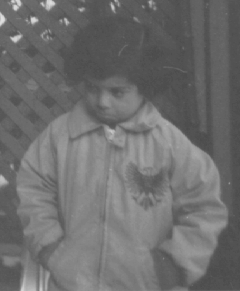
%> input picture Q1/pout.tif, 240 x 291 px
$ octave fourierTransform.m   (GNU Octave 9; MATLAB toolbox functions it lacks are replaced by stand-ins)
%> lines starting %> are read from the running program, lines starting %| are printed output that depends on the picture

% reading the image
img = imread('pout.tif');
%> img is the input picture: size 291x240 uint8; min 74, max 224, mean 110.3

%Taking fast fourier transform, 2 is because we are considering 2d matrix
ft_img = fft2(img);

figure, imshow(ft_img,[]);
%> after `imshow(ft_img,[])`:
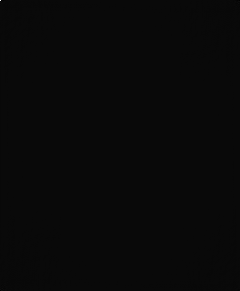
%> displayed picture: size 291x240, on the screen's scale of 0 to 255; min 0, max 255, mean 8.9

% Shifting the transformation to center
ft_img_shifted = fftshift(ft_img);
figure, imshow(ft_img_shifted,[]);

% To display the transformation properly, we take log()
figure, imshow(log(1+ft_img_shifted),[]);
%> after `imshow(log(1+ft_img_shifted),[])`:
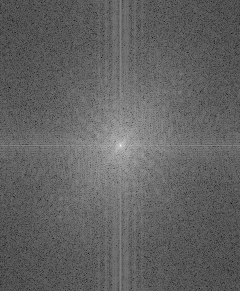
%> displayed picture: size 291x240, on the screen's scale of 0 to 255; min 0, max 255, mean 98.1

% Taking inverse fourrie transformation
img_from_ft = ifft2(ft_img);
figure, imshow(uint8(img_from_ft));
